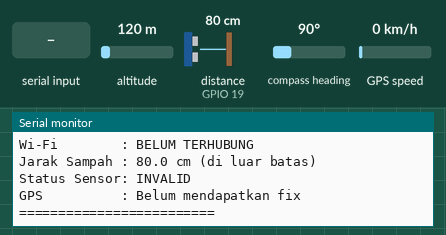
A sketch run on a simulated ESP32. Shown: the last lines printed to the serial monitor. Wiring (inferred from the names in the program): ultrasonic range finder: trigger GPIO 18; echo GPIO 19. Inputs (shaded band) come from the test bench; at power-on: distance to the obstacle (sensor on GPIO 19) 80 cm, altitude 120 m, compass heading 90°, GPS speed 0 km/h. The echo pulse lasts 58.3 µs per cm; WiFi joins after 1.5 s; servers stay silent unless stated; the GPS gets a fix after 3 s at 37.7749, -122.4194 with 8 satellites.

Above: at 1.2 s.
1.3 s: distance to the obstacle (sensor on GPIO 19) set to 35 cm
At 2.6 s:
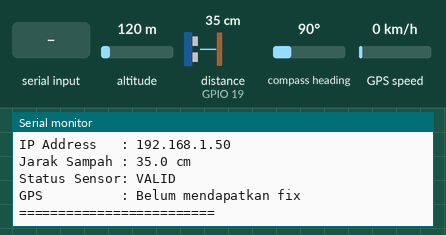
3.5 s: "V" received over Serial
At 3.81 s:
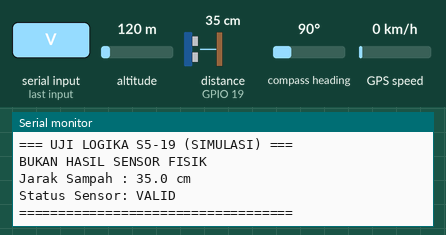
5.0 s: "T" received over Serial
6.5 s: altitude set to 20 m
At 7.4 s:
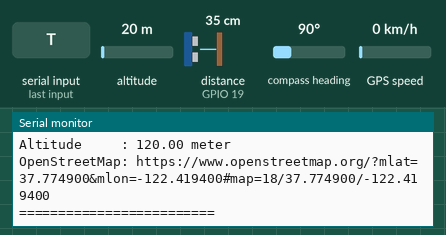
8.0 s: altitude set to 250 m
At 8.8 s:
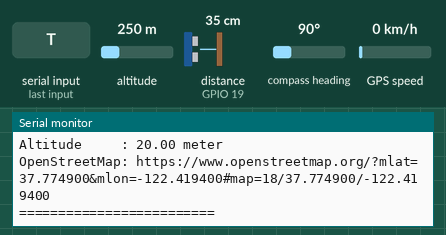
9.5 s: distance to the obstacle (sensor on GPIO 19) set to 2 cm
At 10.8 s:
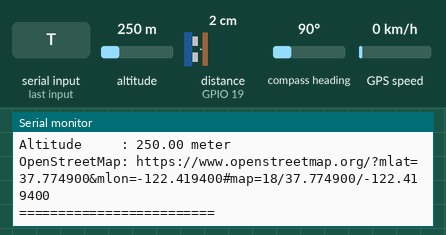
Timing chart, 0 to 12.0 s (numbered marks = the images above; inputs shaded):
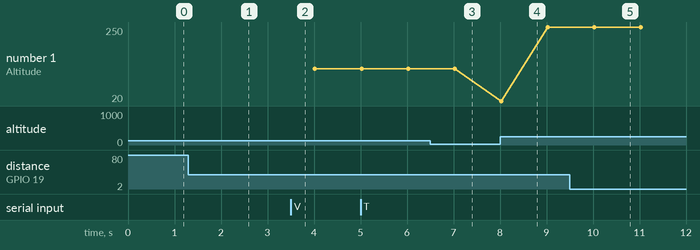

The sketch:

SmartBin_S5_19_Final_Uji.ino
```cpp
#include <TinyGPSPlus.h>
#include <WiFi.h>
#include <math.h>

// ===================================
// GPS NEO-6M - PIN TETAP
// ===================================
TinyGPSPlus gps;
HardwareSerial gpsSerial(2);
TinyGPSCustom satelitTerdeteksi(gps, "GPGSV", 3);

#define GPS_RX 22
#define GPS_TX 23

// ===================================
// AJ-SR04M - PIN TETAP
// ===================================
#define TRIG_PIN 18
#define ECHO_PIN 19

// S5-19: hasil kesepakatan pengukuran fisik SmartBin.
// Tinggi sensor ke dasar tong saat kosong: 55 cm (penggaris).
// Margin toleransi yang disepakati tim: 2 cm.
const float TINGGI_TONG_CM = 55.0f;
const float MARGIN_CM = 2.0f;
const float JARAK_MAX_VALID_CM = TINGGI_TONG_CM + MARGIN_CM; // 57 cm
// Batas minimum sementara: cek kembali spesifikasi varian AJ-SR04M.
const float JARAK_MIN_VALID_CM = 20.0f;

// ===================================
// Wi-Fi - KONFIGURASI TETAP
// ===================================
const char* ssid = "NAMA_WIFI";
const char* password = "PASSWORD_WIFI";

// Interval tampil data
unsigned long previousMillis = 0;
const unsigned long interval = 1000;

// ===================================
// S5-19: STATUS PEMBACAAN
// ===================================
enum StatusJarak {
  SENSOR_VALID,
  SENSOR_TIMEOUT,
  SENSOR_INVALID
};

// Logika validasi terpisah agar mudah diuji dengan simulasi.
StatusJarak cekStatusJarak(float jarak) {
  if (jarak == -1.0f) {
    return SENSOR_TIMEOUT;
  }

  if (!isfinite(jarak) ||
      jarak < JARAK_MIN_VALID_CM ||
      jarak > JARAK_MAX_VALID_CM) {
    return SENSOR_INVALID;
  }

  return SENSOR_VALID;
}

// ===================================
// Fungsi asli pembacaan ultrasonik
// ===================================
float bacaJarak() {
  digitalWrite(TRIG_PIN, LOW);
  delayMicroseconds(2);

  digitalWrite(TRIG_PIN, HIGH);
  delayMicroseconds(10);

  digitalWrite(TRIG_PIN, LOW);

  long durasi = pulseIn(ECHO_PIN, HIGH, 30000);

  if (durasi == 0) {
    return -1.0f;  // Tidak ada pantulan hingga timeout.
  }

  float jarak = durasi * 0.0343f / 2.0f;
  return jarak;
}

// ===================================
// S5-19: tampilan hasil & status
// ===================================
void tampilkanHasilJarak(float jarak) {
  StatusJarak status = cekStatusJarak(jarak);

  if (status == SENSOR_TIMEOUT) {
    Serial.println("Jarak Sampah : Tidak terbaca");
    Serial.println("Status Sensor: TIMEOUT");
  } else if (status == SENSOR_INVALID) {
    Serial.print("Jarak Sampah : ");
    Serial.print(jarak, 1);
    Serial.println(" cm (di luar batas)");
    Serial.println("Status Sensor: INVALID");
  } else {
    Serial.print("Jarak Sampah : ");
    Serial.print(jarak, 1);
    Serial.println(" cm");
    Serial.println("Status Sensor: VALID");
  }
}

// ===================================
// S5-19: pengujian logika tanpa
// melepaskan sensor dari tong.
// V / T / I / A hanya SIMULASI,
// bukan pembacaan perangkat fisik.
// ===================================
void ujiSimulasi(char perintah) {
  float nilaiUji;

  switch (perintah) {
    case 'V':
    case 'v':
      nilaiUji = 35.0f;
      break;
    case 'T':
    case 't':
      nilaiUji = -1.0f;
      break;
    case 'I':
    case 'i':
      nilaiUji = 10.0f;
      break;
    case 'A':
    case 'a':
      nilaiUji = 100.0f;
      break;
    default:
      return;  // Abaikan Enter, newline, karakter lain.
  }

  Serial.println();
  Serial.println("=== UJI LOGIKA S5-19 (SIMULASI) ===");
  Serial.println("BUKAN HASIL SENSOR FISIK");
  tampilkanHasilJarak(nilaiUji);
  Serial.println("===================================");
  Serial.println();
}

void setup() {
  Serial.begin(115200);

  pinMode(TRIG_PIN, OUTPUT);
  pinMode(ECHO_PIN, INPUT);

  gpsSerial.begin(9600, SERIAL_8N1, GPS_RX, GPS_TX);

  WiFi.mode(WIFI_STA);
  WiFi.setAutoReconnect(true);
  WiFi.begin(ssid, password);

  Serial.println();
  Serial.println("==============================");
  Serial.println("       SMARTBIN TEST");
  Serial.println(" AJ-SR04M + GPS NEO-6M");
  Serial.println("==============================");
  Serial.println("S5-19: Validasi jarak sensor");
  Serial.print("Tinggi sensor ke dasar tong : ");
  Serial.print(TINGGI_TONG_CM, 1);
  Serial.println(" cm (manual)");
  Serial.print("Margin pengukuran          : ");
  Serial.print(MARGIN_CM, 1);
  Serial.println(" cm");
  Serial.print("Batas validasi jarak       : ");
  Serial.print(JARAK_MIN_VALID_CM, 1);
  Serial.print(" - ");
  Serial.print(JARAK_MAX_VALID_CM, 1);
  Serial.println(" cm");
  Serial.println("Ketik V, T, I, A lalu Enter");
  Serial.println("untuk uji logika (SIMULASI).");
  Serial.println();
}

void loop() {
  // Input pengujian manual dari Serial Monitor.
  while (Serial.available() > 0) {
    ujiSimulasi((char)Serial.read());
  }

  // GPS terus dibaca seperti kode sebelumnya.
  while (gpsSerial.available() > 0) {
    gps.encode(gpsSerial.read());
  }

  if (millis() - previousMillis >= interval) {
    previousMillis = millis();

    Serial.println("===== DATA SMARTBIN =====");

    // Status Wi-Fi tetap sama.
    if (WiFi.status() == WL_CONNECTED) {
      Serial.println("Wi-Fi        : TERHUBUNG");
      Serial.print("IP Address   : ");
      Serial.println(WiFi.localIP());
    } else {
      Serial.println("Wi-Fi        : BELUM TERHUBUNG");
    }

    // Hanya bagian ini yang kini punya validasi.
    float jarak = bacaJarak();
    tampilkanHasilJarak(jarak);

    // GPS dan OpenStreetMap tetap ditampilkan.
    if (gps.location.isValid()) {
      Serial.print("Latitude     : ");
      Serial.println(gps.location.lat(), 6);

      Serial.print("Longitude    : ");
      Serial.println(gps.location.lng(), 6);

      if (gps.satellites.isValid() &&
          gps.satellites.age() < 5000) {
        Serial.print("Satelit digunakan  : ");
        Serial.println(gps.satellites.value());
      } else {
        Serial.println("Satelit digunakan  : Belum tersedia");
      }

      if (satelitTerdeteksi.isValid() &&
          satelitTerdeteksi.age() < 5000) {
        Serial.print("Satelit terdeteksi : ");
        Serial.println(satelitTerdeteksi.value());
      } else {
        Serial.println("Satelit terdeteksi : Belum tersedia");
      }

      if (gps.altitude.isValid()) {
        Serial.print("Altitude     : ");
        Serial.print(gps.altitude.meters(), 2);
        Serial.println(" meter");
      }

      Serial.print("OpenStreetMap: ");
      Serial.print("https://www.openstreetmap.org/?mlat=");
      Serial.print(gps.location.lat(), 6);
      Serial.print("&mlon=");
      Serial.print(gps.location.lng(), 6);
      Serial.print("#map=18/");
      Serial.print(gps.location.lat(), 6);
      Serial.print("/");
      Serial.println(gps.location.lng(), 6);
    } else {
      Serial.println("GPS          : Belum mendapatkan fix");
    }

    Serial.println("=========================");
    Serial.println();
  }
}
```

Measured:
- after the input at 1.3 s, the serial monitor: prints a new line after 0.71 s (image 1)
- after the input at 3.5 s, the serial monitor: prints a new line at once (image 2)
- after the input at 9.5 s, the serial monitor: prints a new line after 0.51 s (image 5)
- plotted number 1: 120 → 250 after the input at 8.0 s
